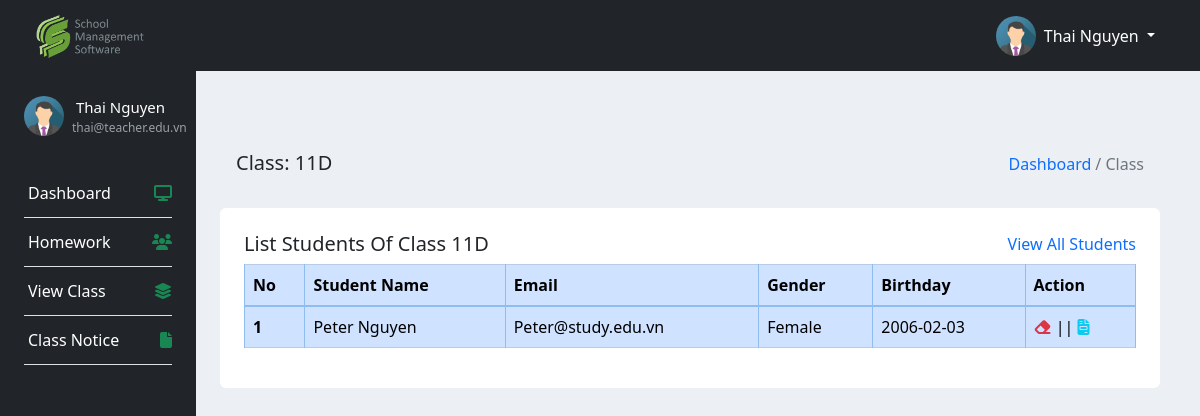
The page /teacher/views/viewClass.php (signed in) on the database its author committed.
### tables this page shows
CREATE TABLE IF NOT EXISTS `users` (
  `id` int(11) NOT NULL,
  `Fname` varchar(255) NOT NULL,
  `Lname` varchar(255) NOT NULL,
  `DoB` datetime DEFAULT NULL,
  `image` varchar(255) NOT NULL,
  `gender` tinyint(1) NOT NULL,
  `phone_num` varchar(255) NOT NULL,
  `role` tinyint(1) NOT NULL,
  `date_created` datetime NOT NULL DEFAULT CURRENT_TIMESTAMP,
  `last_login_date` datetime NOT NULL DEFAULT CURRENT_TIMESTAMP
);

CREATE TABLE IF NOT EXISTS `accounts` (
  `acc_id` int(11) NOT NULL AUTO_INCREMENT,
  `email` varchar(255) NOT NULL,
  `password` varchar(255) NOT NULL,
  PRIMARY KEY (`acc_id`)
);

### teacher/func/viewClassHandler.php (called while the page is built, shortened)
<?php
    function getStudentByClassNameAndSection($class_name, $section){
        global $conn;
        $sql = "SELECT *, cs.attend_day as date, u.DoB as date
                FROM users u JOIN classroom_student cs ON u.id = cs.student_id join classes c on cs.classroom_id = c.class_id join accounts a on a.acc_id = u.id
                WHERE c.class_name = ? AND c.section = ?";
        $stmt = $conn->prepare($sql);
        $stmt->bind_param("ss", $class_name, $section);
        $stmt->execute();
        $results = $stmt->get_result();
        return $results->fetch_all(MYSQLI_ASSOC);
    }
?>

### teacher/views/viewClass.php (the view, shortened to what this page needs)
<?php
include "../inc/head.php";
include "../func/viewClassHandler.php";
$class_name = $_SESSION['class'];
$section = $_SESSION['classSection'];
$students = getStudentByClassNameAndSection($class_name, $section);
?>
<div class="container my-5 ml-2 flex-shrink-1 p-3">
    <div class="row p-3">
        <div class="col-md-12">
            <div class="align-items-baseline d-flex justify-content-between">
                <h5>Class: <?php echo $class_name?><?php echo $section?></h5>
                <div class="d-flex align-items-baseline">
                    <a class="text-decoration-none" href="index.php">Dashboard</a>
                    <p class="ml-1 text-muted">/ Class</p>
                </div>
            </div>
        </div>
    </div>
    <div class="bg-white p-4 rounded">
        <div class="d-flex justify-content-between">
            <h5 class="text-center">List Students Of Class <?php echo $class_name?><?php echo $section?></h5>
            <a class="text-decoration-none" href="#">View All Students</a>
        </div>
        <table class="table table-primary table-bordered">
            <thead>
                <tr>
                    <th scope="col">No</th>
                    <th scope="col">Student Name</th>
                    <th scope="col">Email</th>
                    <th scope="col">Gender</th>
                    <th scope="col">Birthday</th>
                    <th scope="col">Action</th>
                </tr>
            </thead>
            <tbody>
                <?php
                $i = 1;
                foreach($students as $student) { ?>
                <tr>
                    <th><?php echo $i?></th>
                    <td><?php echo $student['Fname']?> <?php echo $student['Lname']?></td>
                    <td><?php echo $student['email']?></td>
                    <?php if($student['gender'] == 0):?>
                        <td>Male</td>
                    <?php else:?>
                        <td>Female</td>
                    <?php endif;?>
                    <td><?=substr($student['DoB'],0,10)?></td>
                    <td>
                        <a class="text-decoration-none text-danger" data-bs-toggle="modal"
                            data-bs-target="#deleteModal<?=$i?>"><i class="fa-solid fa-eraser"></i></a> ||
                        <a class="text-decoration-none text-info" data-bs-toggle="modal"
                            data-bs-target="#viewModal<?=$i?>"><i class="fa-solid fa-file-invoice"></i></a>
                    </td>
                </tr>
                <?php $i += 1;} ?>
            </tbody>
        </table>
    </div>
</div>
<?php
include "../inc/footer.php";
?>

### rows shown on the page
users: Fname "Peter", Lname "Nguyen", accounts.email "Peter@study.edu.vn", gender "Female", DoB "2006-02-03"

### other values the page prints
$_SESSION['Fname'] "Thai"
$_SESSION['Lname'] "Nguyen"
$_SESSION['email'] "thai@teacher.edu.vn"
$class_name "11"
$section "D"
